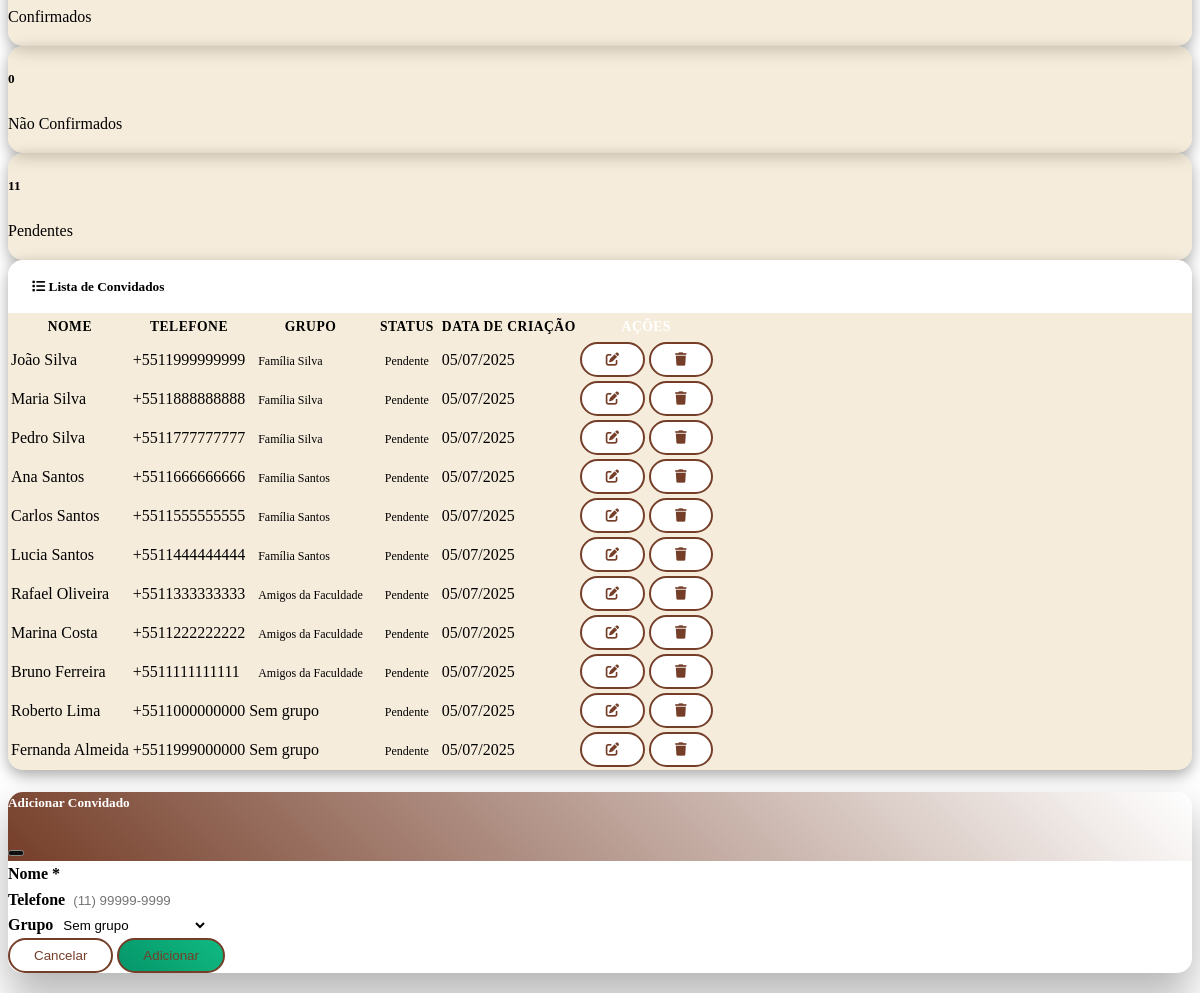
The app's page /admin/guests (signed in, middle part), older data.
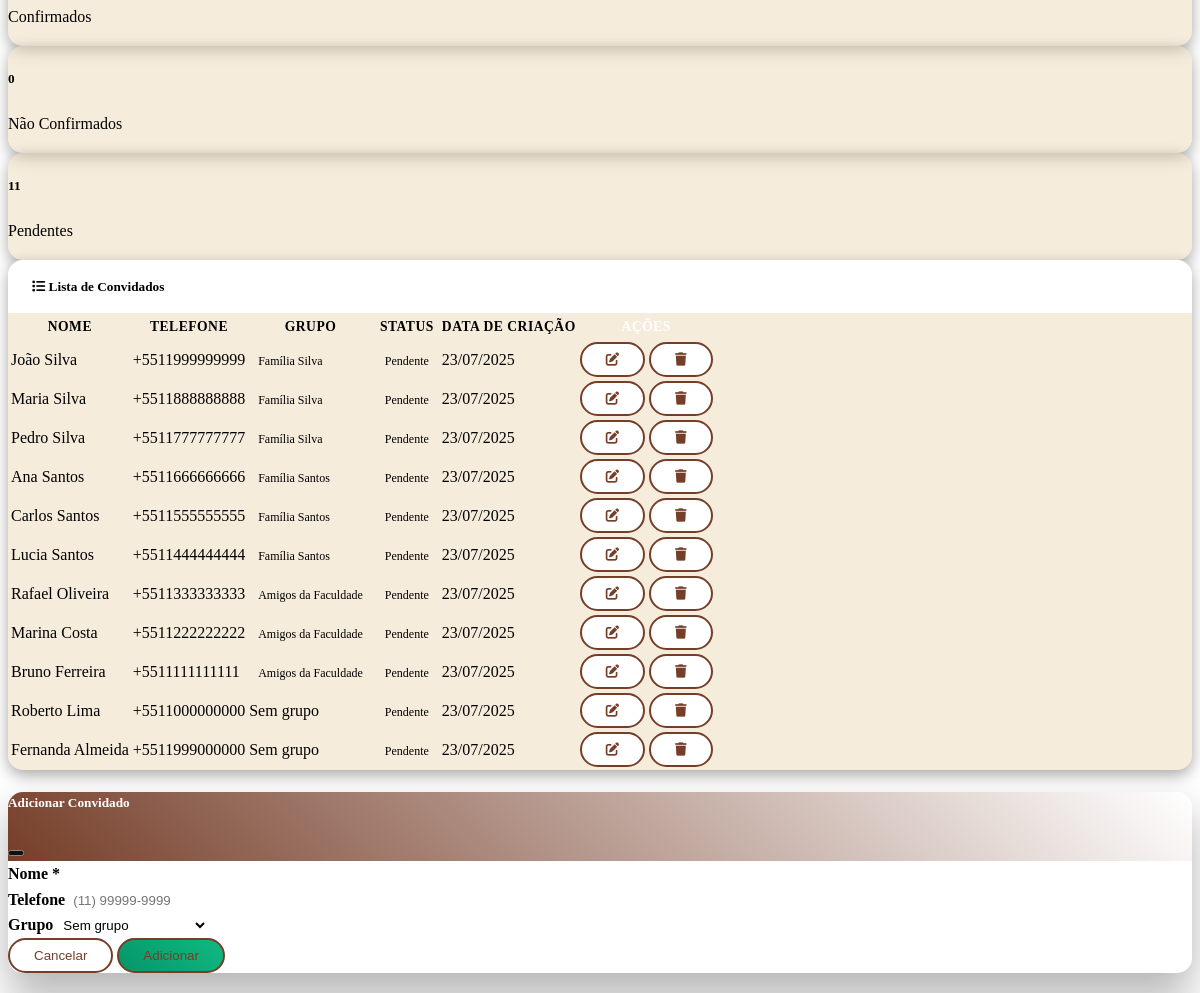
The same page, newer data.
### models.py (models this page shows, shortened)
class Guest(db.Model):
    id = db.Column(db.Integer, primary_key=True)
    name = db.Column(db.String(200), nullable=False)
    phone = db.Column(db.String(20))  # Número de telefone/WhatsApp
    rsvp_status = db.Column(db.String(20), default='pendente')  # pendente, confirmado, nao_confirmado
    group_id = db.Column(db.Integer, db.ForeignKey('guest_group.id'), nullable=True)
    created_at = db.Column(db.DateTime, default=datetime.utcnow)
    updated_at = db.Column(db.DateTime, default=datetime.utcnow, onupdate=datetime.utcnow)

class GuestGroup(db.Model):
    id = db.Column(db.Integer, primary_key=True)
    name = db.Column(db.String(200), nullable=False)  # ex: "Família Silva"
    description = db.Column(db.Text)
    created_at = db.Column(db.DateTime, default=datetime.utcnow)
    guests = db.relationship('Guest', backref='group', lazy=True)

### routes.py (the view)
@app.route('/admin/guests')
def admin_guests():
    if 'admin_id' not in session:
        flash('Acesso negado! Faça login primeiro.', 'danger')
        return redirect(url_for('admin_login'))
    guests = Guest.query.all()
    groups = GuestGroup.query.all()
    total_guests = len(guests)
    confirmed_guests = len([g for g in guests if g.rsvp_status == 'confirmado'])
    declined_guests = len([g for g in guests if g.rsvp_status == 'nao_confirmado'])
    pending_guests = len([g for g in guests if g.rsvp_status == 'pendente'])
    return render_template('admin_guests.html',
                         guests=guests,
                         groups=groups,
                         total_guests=total_guests,
                         confirmed_guests=confirmed_guests,
                         declined_guests=declined_guests,
                         pending_guests=pending_guests)

### templates/admin_guests.html (shortened to what this page needs)
{% extends "base.html" %}
{% block content %}
<div class="row">
    <div class="col-12">
        <div class="row mb-4">
            <div class="col-md-3">
                <div class="card bg-success text-white">
                    <div class="card-body">
                        <p class="mb-0">Confirmados</p>
                    </div>
                </div>
            </div>
            <div class="col-md-3">
                <div class="card bg-danger text-white">
                    <div class="card-body">
                        <h5>{{ declined_guests }}</h5>
                        <p class="mb-0">Não Confirmados</p>
                    </div>
                </div>
            </div>
            <div class="col-md-3">
                <div class="card bg-warning text-white">
                    <div class="card-body">
                        <h5>{{ pending_guests }}</h5>
                        <p class="mb-0">Pendentes</p>
                    </div>
                </div>
            </div>
        </div>
        <div class="card">
            <div class="card-header">
                <h5 class="mb-0">
                    <i class="fas fa-list me-2"></i>
                    Lista de Convidados
                </h5>
            </div>
            <div class="card-body">
                {% if guests %}
                <div class="table-responsive">
                    <table class="table table-striped">
                        <thead>
                            <tr>
                                <th>Nome</th>
                                <th>Telefone</th>
                                <th>Grupo</th>
                                <th>Status</th>
                                <th>Data de Criação</th>
                                <th class="text-white fw-bold">AÇÕES</th>
                            </tr>
                        </thead>
                        <tbody>
                            {% for guest in guests %}
                            <tr>
                                <td>{{ guest.name }}</td>
                                <td>{{ guest.phone or '-' }}</td>
                                <td>
                                    {% if guest.group %}
                                        <span class="badge bg-info">{{ guest.group.name }}</span>
                                    {% else %}
                                        <span class="text-muted">Sem grupo</span>
                                    {% endif %}
                                </td>
                                <td>
                                    {% if guest.rsvp_status == 'confirmado' %}
                                        <span class="badge bg-success">Confirmado</span>
                                    {% elif guest.rsvp_status == 'nao_confirmado' %}
                                        <span class="badge bg-danger">Não Confirmado</span>
                                    {% else %}
                                        <span class="badge bg-warning">Pendente</span>
                                    {% endif %}
                                </td>
                                <td>{{ guest.created_at.strftime('%d/%m/%Y') }}</td>
                                <td>
                                    <button type="button" class="btn btn-sm btn-outline-primary me-1"
                                            onclick="editGuest({{ guest.id }}, '{{ guest.name }}', '{{ guest.phone or '' }}', {{ guest.group_id or 'null' }})">
                                        <i class="fas fa-edit"></i>
                                    </button>
                                    <button type="button" class="btn btn-sm btn-outline-danger"
                                            onclick="deleteGuest({{ guest.id }}, '{{ guest.name }}')">
                                        <i class="fas fa-trash"></i>
                                    </button>
                                </td>
                            </tr>
                            {% endfor %}
                        </tbody>
                    </table>
                </div>
                {% else %}
                <div class="text-center py-4">
                    <i class="fas fa-users fa-3x text-muted mb-3"></i>
                    <h5>Nenhum convidado cadastrado</h5>
                    <p class="text-muted">Adicione o primeiro convidado para começar</p>
                </div>
                {% endif %}
            </div>
        </div>
    </div>
</div>
<div class="modal fade" id="addGuestModal" tabindex="-1">
    <div class="modal-dialog">
        <div class="modal-content">
            <div class="modal-header">
                <h5 class="modal-title">Adicionar Convidado</h5>
                <button type="button" class="btn-close" data-bs-dismiss="modal"></button>
            </div>
            <form method="POST" action="{{ url_for('add_guest') }}">
                <div class="modal-body">
                    <div class="mb-3">
                        <label for="name" class="form-label">Nome *</label>
                        <input type="text" class="form-control" id="name" name="name" required>
                    </div>
                    <div class="mb-3">
                        <label for="phone" class="form-label">Telefone</label>
                        <input type="tel" class="form-control" id="phone" name="phone" placeholder="(11) 99999-9999">
                    </div>
                    <div class="mb-3">
                        <label for="group_id" class="form-label">Grupo</label>
                        <select class="form-select" id="group_id" name="group_id">
                            <option value="">Sem grupo</option>
                        </select>
                    </div>
                </div>
                <div class="modal-footer">
                    <button type="button" class="btn btn-secondary" data-bs-dismiss="modal">Cancelar</button>
                    <button type="submit" class="btn btn-success">Adicionar</button>
                </div>
            </form>
        </div>
    </div>
</div>
{% endblock %}

### templates/base.html (shortened to what this page needs)
<!DOCTYPE html>
<html lang="pt-BR" data-bs-theme="dark">
<head>
    <link href="https://cdn.replit.com/agent/bootstrap-agent-dark-theme.min.css" rel="stylesheet">
    <link href="https://cdnjs.cloudflare.com/ajax/libs/font-awesome/6.0.0/css/all.min.css" rel="stylesheet">
    <link href="{{ url_for('static', filename='style.css') }}" rel="stylesheet">
</head>
<body>
    <main class="container my-4">
        {% block content %}{% endblock %}
    </main>
</body>
</html>

### static/style.css (style rules this page uses)
:root { --wedding-primary: rgb(117, 62, 41); --wedding-secondary: white; --wedding-accent: blue; --wedding-gold: #fbbf24; }
body { color: black; line-height: 1.6; }
.container { padding: 0px }
.card { background: rgb(238, 217, 186, 0.5); color: black; border: none; border-radius: 15px; box-shadow: rgba(0, 0, 0, 0.35) 0px 5px 15px; transition: all 0.3s ease; overflow: hidden; }
.card-header { background: white; color: black; border: none; padding: 1rem 1.5rem; }
.card-header h3, .card-header h5, .card-header h6 { margin: 0; color: black; }
.btn { border-radius: 25px; padding: 0.5rem 1.5rem; font-weight: 500; transition: all 0.3s ease; border: 2px solid var(--wedding-primary); color: var(--wedding-primary); background: var(--wedding-secondary); }
.btn-success { background: linear-gradient(45deg, #059669, #10b981); }
.btn-outline-primary { border: 2px solid var(--wedding-primary); color: var(--wedding-primary); background-color: white; }
.table { border-radius: 10px; overflow: hidden; }
.table th { background: var(--bs-dark); color: black; border: none; font-weight: 600; text-transform: uppercase; font-size: 0.85rem; letter-spacing: 0.5px; }
.table th.text-white.fw-bold { color: #ffffff !important; font-weight: 700 !important; text-transform: uppercase; }
.table td { vertical-align: middle; border-color: rgba(255, 255, 255, 0.1); }
.badge { font-size: 0.75rem; padding: 0.5em 0.75em; border-radius: 15px; }
.form-control, .form-select { border-radius: 10px; border: 2px solid rgba(255, 255, 255, 0.2); background: rgba(255, 255, 255, 0.05); transition: all 0.3s ease; }
.form-label { font-weight: 600; color: var(--bs-body-color); margin-bottom: 0.5rem; }
.modal-content { border-radius: 15px; border: none; box-shadow: 0 20px 40px rgba(0, 0, 0, 0.3); }
.modal-header { background: linear-gradient(45deg, var(--wedding-primary), var(--wedding-secondary)); color: white; border: none; border-radius: 15px 15px 0 0; }
.modal-header .btn-close { filter: invert(1); }

Row changes from the older to the newer data that the page shows:
changed Guest "João Silva": created_at "05/07/2025" → "23/07/2025"
changed Guest "Maria Silva": created_at "05/07/2025" → "23/07/2025"
changed Guest "Pedro Silva": created_at "05/07/2025" → "23/07/2025"
changed Guest "Ana Santos": created_at "05/07/2025" → "23/07/2025"
changed Guest "Carlos Santos": created_at "05/07/2025" → "23/07/2025"
changed Guest "Lucia Santos": created_at "05/07/2025" → "23/07/2025"
changed Guest "Rafael Oliveira": created_at "05/07/2025" → "23/07/2025"
changed Guest "Marina Costa": created_at "05/07/2025" → "23/07/2025"
changed Guest "Bruno Ferreira": created_at "05/07/2025" → "23/07/2025"
changed Guest "Roberto Lima": created_at "05/07/2025" → "23/07/2025"
changed Guest "Fernanda Almeida": created_at "05/07/2025" → "23/07/2025"
